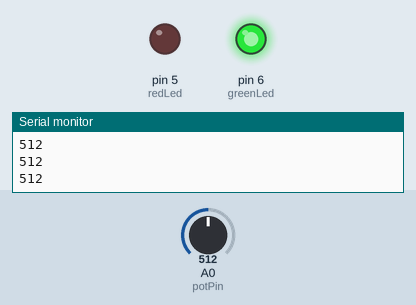
Simulated run of this sketch. Board: Arduino Uno, built with avr-gcc and run on an emulated ATmega328P. Parts: output pins drawn as LEDs (lit = HIGH), the last lines printed to the serial monitor. The inputs (shaded band) are chosen by the test bench; at power-on: A0 (potPin) = 512.

Above: at 1.2 s.
1.3 s: A0 (potPin) set to 993
2.8 s: A0 (potPin) set to 1018
At 3.6 s:
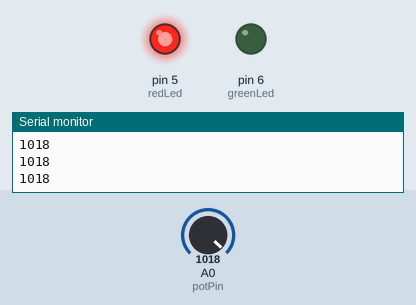
4.4 s: A0 (potPin) set to 990
At 4.9 s:
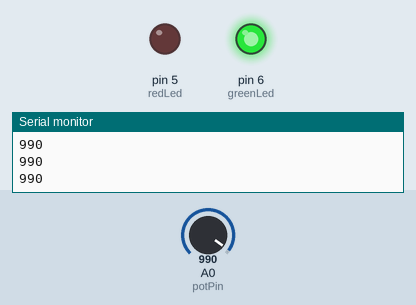
5.9 s: A0 (potPin) set to 1010
At 6.3 s:
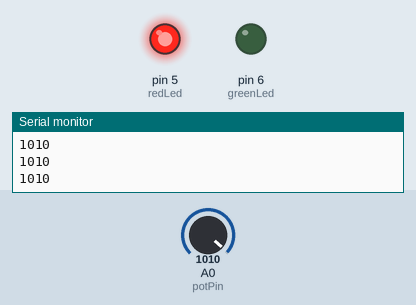
Timing chart, 0 to 8.5 s (numbered marks = the images above; inputs shaded):
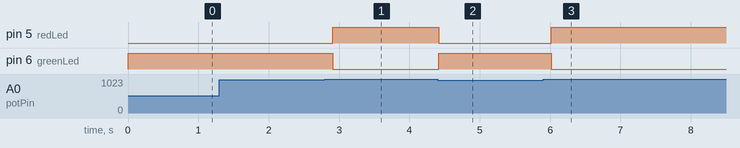

Measured:
- the behaviour switches between 1000 and 1001 on A0 (potPin) (found by bisection; images 0 and 1)
- after the input at 2.8 s, pin 5 (redLed): LOW → HIGH after 0.11 s; pin 6 (greenLed): HIGH → LOW after 0.11 s
- after the input at 4.4 s, pin 5 (redLed): HIGH → LOW at once; pin 6 (greenLed): LOW → HIGH at once
- after the input at 5.9 s, pin 5 (redLed): LOW → HIGH after 0.12 s; pin 6 (greenLed): HIGH → LOW after 0.12 s

The sketch:

ciclo_while.ino
```cpp
int redLed = 5;
int greenLed = 6;
int potPin = A0;
int potVal;

void setup() {
  pinMode(redLed, OUTPUT);
  pinMode(greenLed, OUTPUT);
  pinMode(potPin, INPUT);
  Serial.begin(9600);

}

void loop() {
  potVal = analogRead(potPin);

  while (potVal <= 1000) {
    potVal = analogRead(potPin);
    digitalWrite(greenLed, HIGH);
    digitalWrite(redLed, LOW);
    Serial.println(potVal);
    delay(100);
  }

  digitalWrite(greenLed, LOW);
  digitalWrite(redLed, HIGH);
  Serial.println(potVal);
  delay(100);
}
```
